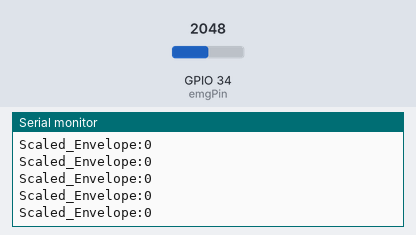
Bench run of a sketch on a simulated ESP32. Parts: the last lines printed to the serial monitor. The test bench sets the inputs (shaded band); at power-on: GPIO 34 (emgPin) = 2048 (analog values on the 0–4095 scale).

Above: at 1.2 s.
1.3 s: GPIO 34 (emgPin) set to 2927
At 3.13 s:
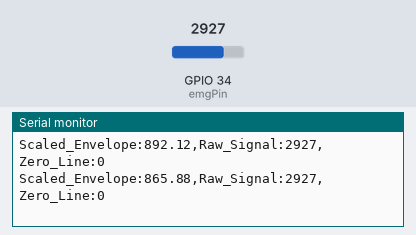
4.3 s: GPIO 34 (emgPin) set to 2978
At 4.32 s:
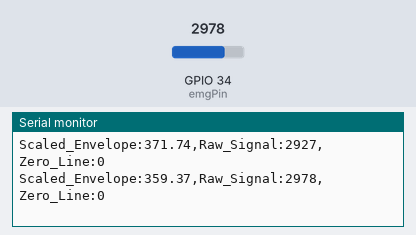
10.3 s: GPIO 34 (emgPin) set to 4045
At 10.31 s:
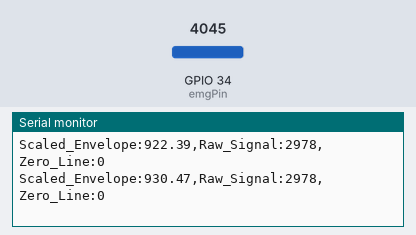
13.3 s: GPIO 34 (emgPin) set to 3996
At 13.33 s:
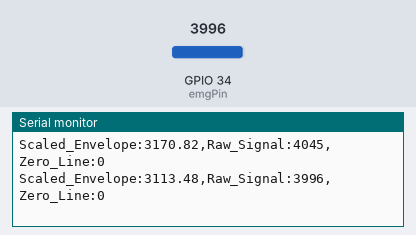
Timing chart, 0 to 16.3 s (numbered marks = the images above; inputs shaded):
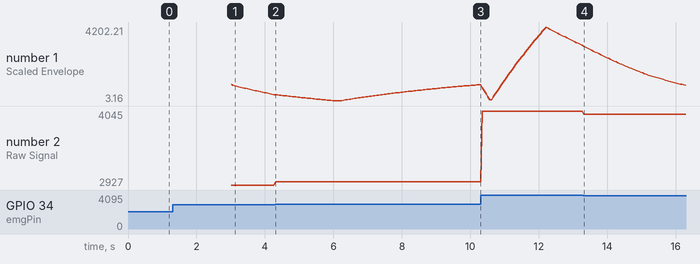

Measured:
- after the input at 1.3 s, the serial monitor: prints a new line after 1.7 s (image 1)

The sketch:

emg_autoscaling_feedback.ino
```cpp
/*
 * EMG Acquisition, Processing, and Auto-Scaling for ESP32
 * Sampling Rate: 50 Hz
 */

const int emgPin = 34;
const int sampleRate = 50;
const int intervalMicros = 1000000 / sampleRate;

unsigned long lastSampleTime = 0;
unsigned long startTime = 0;

// Processing Parameters
const int WINDOW_SIZE = 35;
float windowBuffer[WINDOW_SIZE];
int bufferIndex = 0;
float windowSum = 0.0;

// Calibration variables
float dynamicBaseline = 2048.0;
const float alpha = 0.01;

float restingEnvelope = 0;
bool isCalibrated = false;
const unsigned long calibrationDurationMs = 3000; // 3 seconds to calibrate at rest
float calibrationSum = 0;
int calibrationSamples = 0;

void setup() {
  Serial.begin(9600);
  analogReadResolution(12);
  analogSetAttenuation(ADC_ATTEN_DB_11);
  pinMode(emgPin, INPUT);

  for (int i = 0; i < WINDOW_SIZE; i++) {
    windowBuffer[i] = 0.0;
  }

  startTime = millis();
}

void loop() {
  unsigned long currentMicros = micros();

  if (currentMicros - lastSampleTime >= intervalMicros) {
    lastSampleTime = currentMicros;

    int emgRaw = analogRead(emgPin);

    // 1. Dynamic Baseline Removal
    dynamicBaseline = (alpha * emgRaw) + ((1.0 - alpha) * dynamicBaseline);
    float emgCentered = dynamicBaseline - emgRaw;

    // 2. Full-Wave Rectification
    float emgRectified = abs(emgCentered);

    // 3. Rectangular Window Envelope
    windowSum -= windowBuffer[bufferIndex];
    windowBuffer[bufferIndex] = emgRectified;
    windowSum += emgRectified;

    bufferIndex++;
    if (bufferIndex >= WINDOW_SIZE) {
      bufferIndex = 0;
    }

    float emgEnvelope = windowSum / WINDOW_SIZE;

    // 4. Calibration & Auto-Scaling Logic
    if (!isCalibrated) {
      // Gather envelope data for the first 3 seconds to find the "Resting Level"
      calibrationSum += emgEnvelope;
      calibrationSamples++;

      if (millis() - startTime >= calibrationDurationMs) {
        restingEnvelope = calibrationSum / calibrationSamples;
        isCalibrated = true;
      }

      // Print status to plotter while calibrating
      Serial.print("Scaled_Envelope:"); Serial.println(0);
    }
    else {
      // --- REMOVE RESTING OFFSET & SCALE ---
      // Find how far away the current envelope is from the resting average
      float envelopeDeviation = abs(emgEnvelope - restingEnvelope);

      // Amplify the deviation.
      // A multiplier of 5.0 to 8.0 will stretch your ~400 unit jump into a massive 2000+ unit leap.
      float scaledEnvelope = envelopeDeviation * 6.0;

      // Constrain to prevent negative dips or crazy high spikes
      if (scaledEnvelope < 0) scaledEnvelope = 0;

      // 5. Serial Plotter Output
      Serial.print("Scaled_Envelope:");       Serial.print(scaledEnvelope);          // 1st = Blue
      Serial.print(",");
      Serial.print("Raw_Signal:");        Serial.print(emgRaw);               // 2nd = Orange (A clean flat baseline reference)
      Serial.print(",");
      Serial.print("Zero_Line:"); Serial.println(0); // 3rd = Green!
    }
  }
}
```
